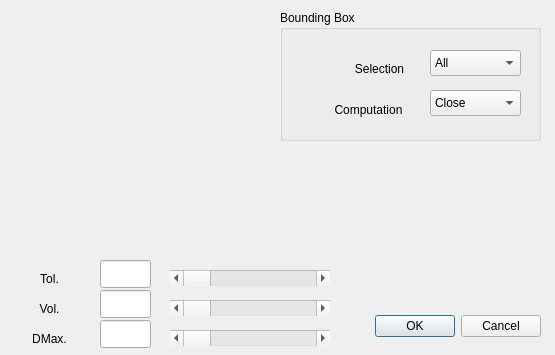
<?xml version="1.0" encoding="UTF-8"?>
<ui version="4.0">
 <class>KCDpropertiesWindow</class>
 <widget class="QDialog" name="KCDpropertiesWindow">
  <property name="geometry">
   <rect>
    <x>0</x>
    <y>0</y>
    <width>555</width>
    <height>355</height>
   </rect>
  </property>
  <property name="windowTitle">
   <string>Dialog</string>
  </property>
  <widget class="QDialogButtonBox" name="buttonBox">
   <property name="geometry">
    <rect>
     <x>200</x>
     <y>310</y>
     <width>341</width>
     <height>32</height>
    </rect>
   </property>
   <property name="orientation">
    <enum>Qt::Horizontal</enum>
   </property>
   <property name="standardButtons">
    <set>QDialogButtonBox::Cancel|QDialogButtonBox::Ok</set>
   </property>
  </widget>
  <widget class="QScrollBar" name="horizontalScrollTol">
   <property name="geometry">
    <rect>
     <x>170</x>
     <y>270</y>
     <width>160</width>
     <height>16</height>
    </rect>
   </property>
   <property name="orientation">
    <enum>Qt::Horizontal</enum>
   </property>
  </widget>
  <widget class="QScrollBar" name="horizontalScrollVol">
   <property name="geometry">
    <rect>
     <x>170</x>
     <y>300</y>
     <width>160</width>
     <height>16</height>
    </rect>
   </property>
   <property name="orientation">
    <enum>Qt::Horizontal</enum>
   </property>
  </widget>
  <widget class="QScrollBar" name="horizontalScrollDmax">
   <property name="geometry">
    <rect>
     <x>170</x>
     <y>330</y>
     <width>160</width>
     <height>16</height>
    </rect>
   </property>
   <property name="orientation">
    <enum>Qt::Horizontal</enum>
   </property>
  </widget>
  <widget class="QLabel" name="labelTol">
   <property name="geometry">
    <rect>
     <x>20</x>
     <y>270</y>
     <width>59</width>
     <height>18</height>
    </rect>
   </property>
   <property name="text">
    <string>Tol.</string>
   </property>
   <property name="alignment">
    <set>Qt::AlignCenter</set>
   </property>
  </widget>
  <widget class="QLabel" name="labelVol">
   <property name="geometry">
    <rect>
     <x>20</x>
     <y>300</y>
     <width>59</width>
     <height>18</height>
    </rect>
   </property>
   <property name="text">
    <string>Vol.</string>
   </property>
   <property name="alignment">
    <set>Qt::AlignCenter</set>
   </property>
  </widget>
  <widget class="QLabel" name="labelDmax">
   <property name="geometry">
    <rect>
     <x>20</x>
     <y>330</y>
     <width>59</width>
     <height>18</height>
    </rect>
   </property>
   <property name="text">
    <string>DMax.</string>
   </property>
   <property name="alignment">
    <set>Qt::AlignCenter</set>
   </property>
  </widget>
  <widget class="QLineEdit" name="lineEditVol">
   <property name="geometry">
    <rect>
     <x>100</x>
     <y>290</y>
     <width>51</width>
     <height>28</height>
    </rect>
   </property>
  </widget>
  <widget class="QLineEdit" name="lineEditTol">
   <property name="geometry">
    <rect>
     <x>100</x>
     <y>260</y>
     <width>51</width>
     <height>28</height>
    </rect>
   </property>
  </widget>
  <widget class="QLineEdit" name="lineEditDmax">
   <property name="geometry">
    <rect>
     <x>100</x>
     <y>320</y>
     <width>51</width>
     <height>28</height>
    </rect>
   </property>
  </widget>
  <widget class="QGroupBox" name="groupBox">
   <property name="geometry">
    <rect>
     <x>280</x>
     <y>10</y>
     <width>261</width>
     <height>131</height>
    </rect>
   </property>
   <property name="title">
    <string>Bounding Box</string>
   </property>
   <widget class="QComboBox" name="SlectionBox">
    <property name="geometry">
     <rect>
      <x>150</x>
      <y>40</y>
      <width>91</width>
      <height>26</height>
     </rect>
    </property>
    <item>
     <property name="text">
      <string>All</string>
     </property>
    </item>
    <item>
     <property name="text">
      <string>None</string>
     </property>
    </item>
   </widget>
   <widget class="QComboBox" name="ComputationBox">
    <property name="geometry">
     <rect>
      <x>150</x>
      <y>80</y>
      <width>91</width>
      <height>26</height>
     </rect>
    </property>
    <item>
     <property name="text">
      <string>Close</string>
     </property>
    </item>
    <item>
     <property name="text">
      <string>Large</string>
     </property>
    </item>
    <item>
     <property name="text">
      <string>Col.</string>
     </property>
    </item>
   </widget>
   <widget class="QLabel" name="SelectionLabel">
    <property name="geometry">
     <rect>
      <x>70</x>
      <y>50</y>
      <width>59</width>
      <height>18</height>
     </rect>
    </property>
    <property name="text">
     <string>Selection</string>
    </property>
    <property name="alignment">
     <set>Qt::AlignCenter</set>
    </property>
   </widget>
   <widget class="QLabel" name="ComputationLabel">
    <property name="geometry">
     <rect>
      <x>48</x>
      <y>90</y>
      <width>81</width>
      <height>20</height>
     </rect>
    </property>
    <property name="text">
     <string>Computation</string>
    </property>
    <property name="alignment">
     <set>Qt::AlignCenter</set>
    </property>
   </widget>
  </widget>
 </widget>
 <resources/>
 <connections>
  <connection>
   <sender>buttonBox</sender>
   <signal>accepted()</signal>
   <receiver>KCDpropertiesWindow</receiver>
   <slot>accept()</slot>
   <hints>
    <hint type="sourcelabel">
     <x>248</x>
     <y>254</y>
    </hint>
    <hint type="destinationlabel">
     <x>157</x>
     <y>274</y>
    </hint>
   </hints>
  </connection>
  <connection>
   <sender>buttonBox</sender>
   <signal>rejected()</signal>
   <receiver>KCDpropertiesWindow</receiver>
   <slot>reject()</slot>
   <hints>
    <hint type="sourcelabel">
     <x>316</x>
     <y>260</y>
    </hint>
    <hint type="destinationlabel">
     <x>286</x>
     <y>274</y>
    </hint>
   </hints>
  </connection>
  <connection>
   <sender>buttonBox</sender>
   <signal>accepted()</signal>
   <receiver>KCDpropertiesWindow</receiver>
   <slot>close()</slot>
   <hints>
    <hint type="sourcelabel">
     <x>370</x>
     <y>325</y>
    </hint>
    <hint type="destinationlabel">
     <x>277</x>
     <y>177</y>
    </hint>
   </hints>
  </connection>
  <connection>
   <sender>buttonBox</sender>
   <signal>rejected()</signal>
   <receiver>KCDpropertiesWindow</receiver>
   <slot>close()</slot>
   <hints>
    <hint type="sourcelabel">
     <x>370</x>
     <y>325</y>
    </hint>
    <hint type="destinationlabel">
     <x>277</x>
     <y>177</y>
    </hint>
   </hints>
  </connection>
 </connections>
</ui>
